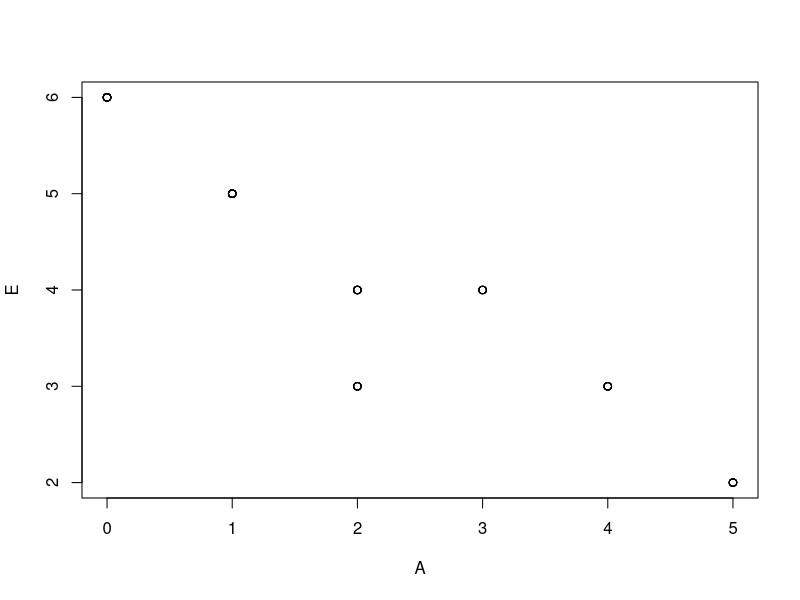
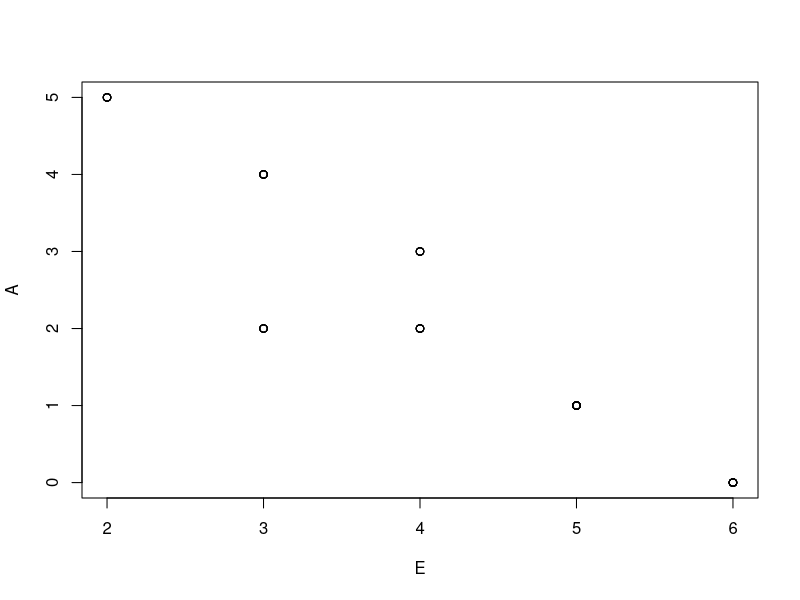
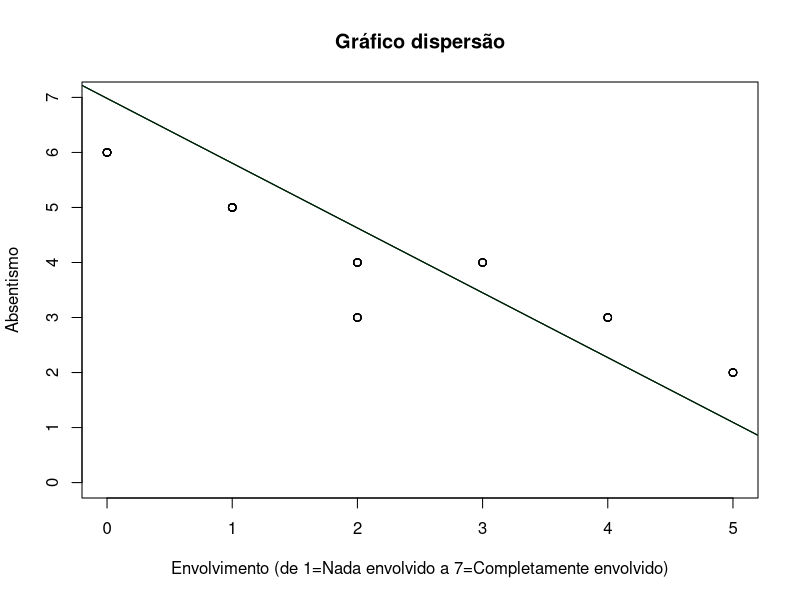

These figures' R source, in order:
#CP3_Exercício 6
#E-Envolvimento (medido numa escala ordinal 
#de 1=nada envolvido até 7=completamente envolvido)
E<- c(4,3,5,2,6,4,5,3,6,5,4,3,6,4,5,2,5,3,6,4,3,5,2,6,4,5,
       3,6,4,3,5,2,6,4,5,3,6,4,3,5,2,6,4,5,3,6,4,3,5,2)


#Absentismo (nº faltas ao trabalho-últimos 6 meses)
A<- c(2,4,1,5,0,3,1,2,0,1,2,4,0,3,1,5,1,2,0,2,4,1,5,0,3,1,2,
      0,2,4,1,5,0,3,1,2,0,2,4,1,5,0,3,1,2,0,2,4,1,5)


#Coeficiente de Spearman
cor(A,E, method = "spearman")

#Gráfico de dispersão
plot(A,E)
plot(E,A)

#Gráfico de dispersão com título e legendas nos eixos
plot(A,E, main = "Gráfico dispersão", 
     xlab = "Envolvimento (de 1=Nada envolvido a 7=Completamente envolvido)", 
     ylab = "Absentismo",
     ylim = c(0,7))

#ajusta uma regressão linear simples 
#(Absentismo como variável dependente 
# e Envolvimento como variável independente)
lm_model <- lm(A~E)

#adiciona a recta de regressão ao gráfico
abline(lm_model, col = "red")
abline(lm_model, col = "blue")
abline(lm_model, col = "green")
abline(lm_model)

